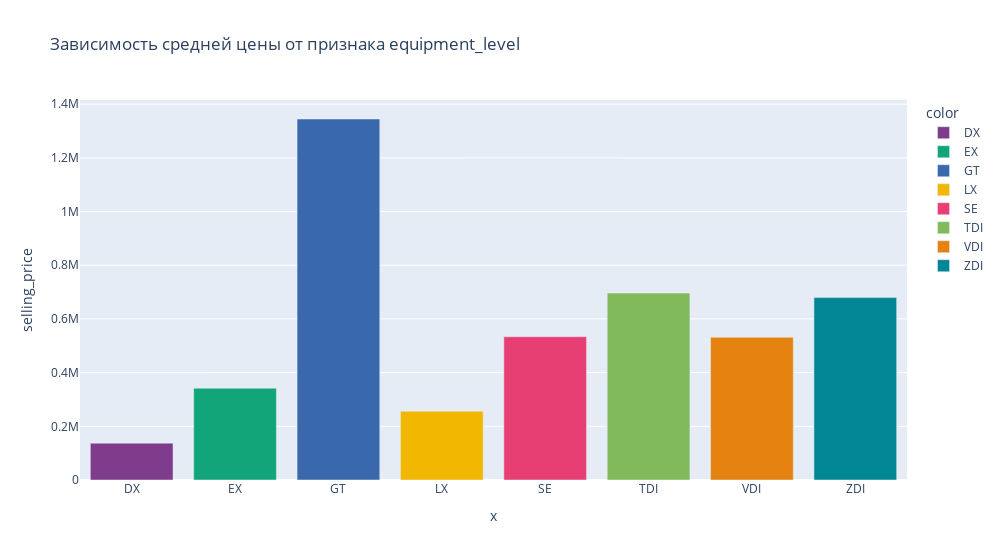

Notebook source saved alongside this figure:
### Markdown cell above
Видна зависимость стоимости от уровня экологичности автомобиля. Ноль мы присвоили всем без уровня

### Code cell
creating_bar(df_train, 'equipment_level')

### Figure 1 — Plotly figure (JSON) as saved in the notebook; plotly's stock layout.template omitted (floating-point values rounded to 4 significant figures)
{"data": [{"alignmentgroup": "True", "hovertemplate": "color=DX<br>x=%{x}<br>selling_price=%{y}<extra></extra>", "legendgroup": "DX", "marker": {"color": "rgb(127, 60, 141)", "pattern": {"shape": ""}}, "name": "DX", "offsetgroup": "DX", "orientation": "v", "showlegend": true, "textposition": "auto", "type": "bar", "x": ["DX"], "xaxis": "x", "y": [137300.0], "yaxis": "y"}, {"alignmentgroup": "True", "hovertemplate": "color=EX<br>x=%{x}<br>selling_price=%{y}<extra></extra>", "legendgroup": "EX", "marker": {"color": "rgb(17, 165, 121)", "pattern": {"shape": ""}}, "name": "EX", "offsetgroup": "EX", "orientation": "v", "showlegend": true, "textposition": "auto", "type": "bar", "x": ["EX"], "xaxis": "x", "y": [341800.0], "yaxis": "y"}, {"alignmentgroup": "True", "hovertemplate": "color=GT<br>x=%{x}<br>selling_price=%{y}<extra></extra>", "legendgroup": "GT", "marker": {"color": "rgb(57, 105, 172)", "pattern": {"shape": ""}}, "name": "GT", "offsetgroup": "GT", "orientation": "v", "showlegend": true, "textposition": "auto", "type": "bar", "x": ["GT"], "xaxis": "x", "y": [1345000.0], "yaxis": "y"}, {"alignmentgroup": "True", "hovertemplate": "color=LX<br>x=%{x}<br>selling_price=%{y}<extra></extra>", "legendgroup": "LX", "marker": {"color": "rgb(242, 183, 1)", "pattern": {"shape": ""}}, "name": "LX", "offsetgroup": "LX", "orientation": "v", "showlegend": true, "textposition": "auto", "type": "bar", "x": ["LX"], "xaxis": "x", "y": [256000.0], "yaxis": "y"}, {"alignmentgroup": "True", "hovertemplate": "color=SE<br>x=%{x}<br>selling_price=%{y}<extra></extra>", "legendgroup": "SE", "marker": {"color": "rgb(231, 63, 116)", "pattern": {"shape": ""}}, "name": "SE", "offsetgroup": "SE", "orientation": "v", "showlegend": true, "textposition": "auto", "type": "bar", "x": ["SE"], "xaxis": "x", "y": [533900.0], "yaxis": "y"}, {"alignmentgroup": "True", "hovertemplate": "color=TDI<br>x=%{x}<br>selling_price=%{y}<extra></extra>", "legendgroup": "TDI", "marker": {"color": "rgb(128, 186, 90)", "pattern": {"shape": ""}}, "name": "TDI", "offsetgroup": "TDI", "orientation": "v", "showlegend": true, "textposition": "auto", "type": "bar", "x": ["TDI"], "xaxis": "x", "y": [696200.0], "yaxis": "y"}, {"alignmentgroup": "True", "hovertemplate": "color=VDI<br>x=%{x}<br>selling_price=%{y}<extra></extra>", "legendgroup": "VDI", "marker": {"color": "rgb(230, 131, 16)", "pattern": {"shape": ""}}, "name": "VDI", "offsetgroup": "VDI", "orientation": "v", "showlegend": true, "textposition": "auto", "type": "bar", "x": ["VDI"], "xaxis": "x", "y": [531500.0], "yaxis": "y"}, {"alignmentgroup": "True", "hovertemplate": "color=ZDI<br>x=%{x}<br>selling_price=%{y}<extra></extra>", "legendgroup": "ZDI", "marker": {"color": "rgb(0, 134, 149)", "pattern": {"shape": ""}}, "name": "ZDI", "offsetgroup": "ZDI", "orientation": "v", "showlegend": true, "textposition": "auto", "type": "bar", "x": ["ZDI"], "xaxis": "x", "y": [679400.0], "yaxis": "y"}], "layout": {"barmode": "relative", "legend": {"title": {"text": "color"}, "tracegroupgap": 0}, "title": {"text": "Зависимость средней цены от признака equipment_level"}, "width": 1000, "xaxis": {"anchor": "y", "domain": [0, 1], "title": {"text": "x"}}, "yaxis": {"anchor": "x", "domain": [0, 1], "title": {"text": "selling_price"}}}}
